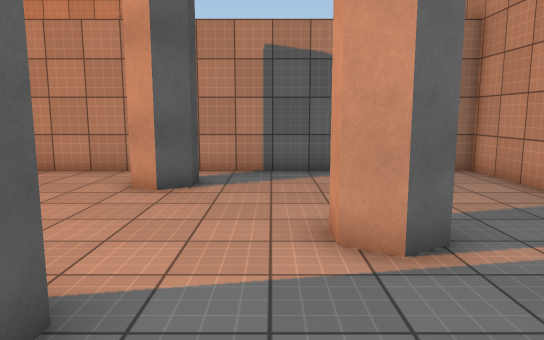
View 1 (above)

12 first-person views from a walk through a scene from a Unity 3-D project. The camera is 1.5 m above the floor, tilts 8° down and sees 70° across. The floor is counted in squares, 1 m on a side. Each view is taken from the middle of a square. On the plan, view 1 faces up. The plan holds only what a view shows up to about 17 squares ahead; the rest is blank. The place goes on beyond the plan. Surface patterns are stand-ins for the level's own textures.

View 2
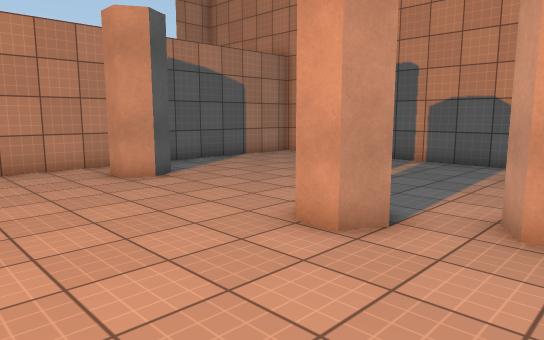

View 3
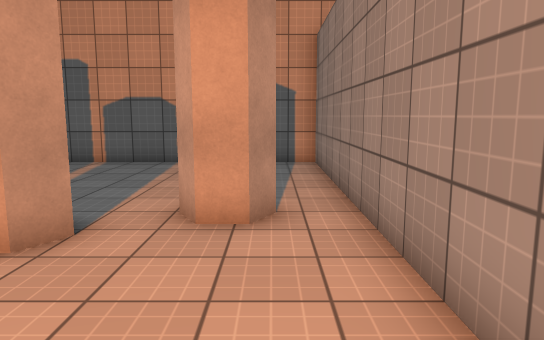

View 4
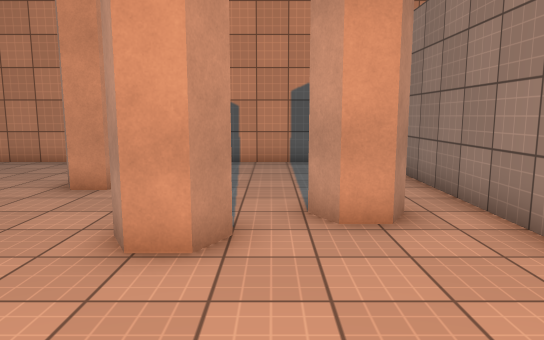

View 5
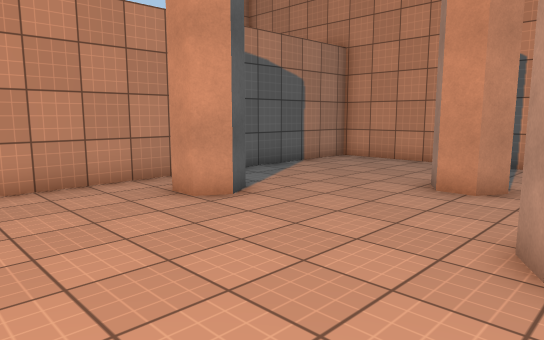

View 6
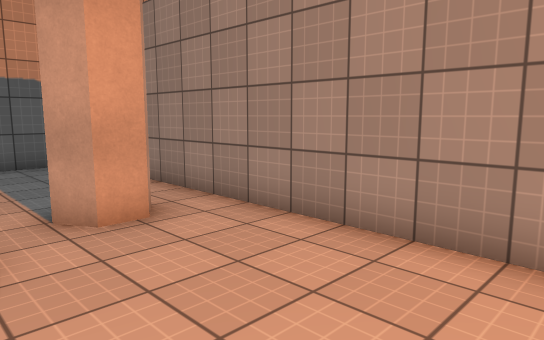

View 7
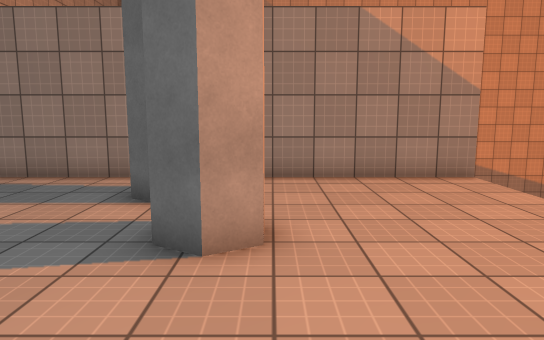

View 8
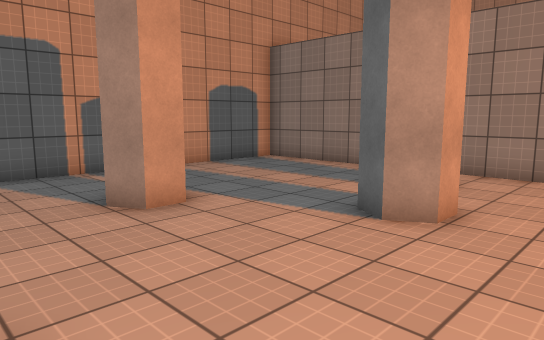

View 9
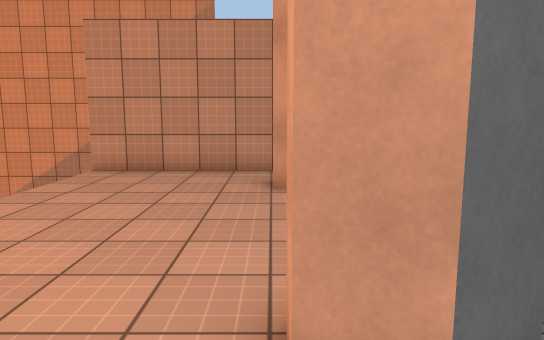

View 10
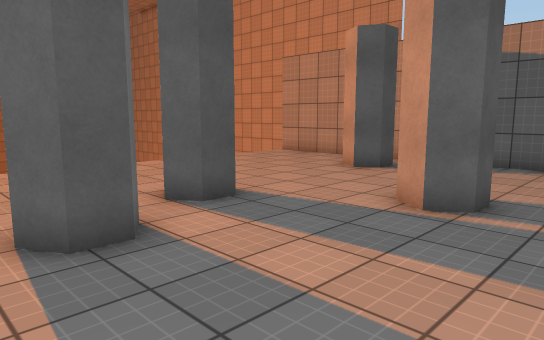

View 11
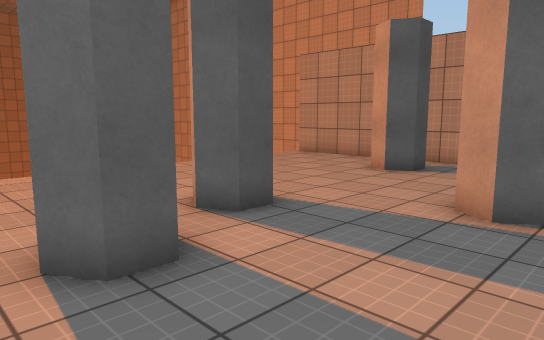

View 12
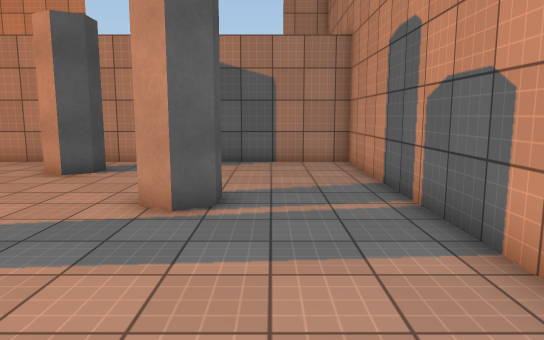

### Floor plan
Key: @ floor where view 1 was taken; # wall or solid block; . floor; v drop or lower ground.
Columns run from 8 left of view 1 to 6 right of it. Each row starts with its distance up from view 1.
 11 ###############
 10 v.............#
  9 v....##.......#
  8 v....##.......#
  7 v.............#
  6 v.............#
  5 v........##...#
  4 v........#....#
  3  .............#
  2  .....#.......#
  1 v.............#
  0 v......#@.....#
 -1 v......#......#
 -2 v.............#
 -3 ###############

Where each view was taken, in squares from view 1:
view 1: 0 up, 0 right, facing up
view 2: 1 down, 7 left, facing up-right
view 3: 1 down, 7 left, facing right
view 4: 1 up, 7 left, facing right
view 5: 2 up, 7 left, facing up-right
view 6: 2 up, 7 left, facing down-right
view 7: 7 up, 3 left, facing down
view 8: 8 up, 5 left, facing down-right
view 9: 0 up, 3 left, facing up
view 10: 2 down, 4 right, facing up-left
view 11: 2 down, 3 right, facing up-left
view 12: 2 down, 3 right, facing up
